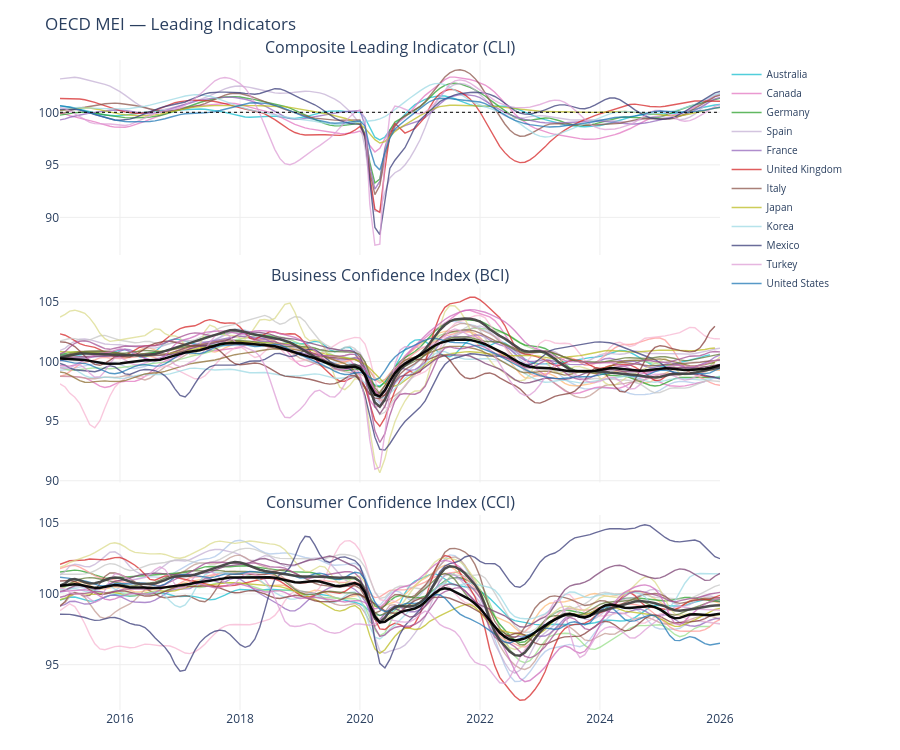

Notebook code cell kept with this figure:
### Code cell
# ── B3 · Chart — Leading Indicators ──────────────────────────────────────────
def _line_kw(country):
    is_agg = country in AGGREGATES
    return dict(
        line=dict(color=COUNTRY_COLORS.get(country, "#aaaaaa"),
                  width=2.5 if is_agg else 1.4),
        opacity=0.95 if is_agg else 0.75,
    )

leading_fig = make_subplots(
    rows=3, cols=1, shared_xaxes=True, vertical_spacing=0.05,
    subplot_titles=["Composite Leading Indicator (CLI)",
                    "Business Confidence Index (BCI)",
                    "Consumer Confidence Index (CCI)"],
)

for row, (df_w, label) in enumerate([
        (cli_smooth if not cli_smooth.empty else cli_wide, "CLI"),
        (bci_smooth if not bci_smooth.empty else bci_wide, "BCI"),
        (cci_smooth if not cci_smooth.empty else cci_wide, "CCI")], start=1):
    if df_w.empty:
        continue
    cols_sorted = sorted(df_w.columns, key=lambda c: (c in AGGREGATES, c))
    for country in cols_sorted:
        s = df_w[country].dropna()
        if s.empty:
            continue
        name = COUNTRY_LABELS.get(country, country)
        leading_fig.add_trace(
            go.Scatter(x=s.index, y=s.values, name=name,
                       legendgroup=name, showlegend=(row == 1),
                       hovertemplate=f"<b>{name}</b><br>%{{x|%Y-%m}}: %{{y:.2f}}<extra></extra>",
                       **_line_kw(country)),
            row=row, col=1)
    if row == 1:
        leading_fig.add_hline(y=100, line_dash="dot", line_color="black",
                               line_width=1, row=row, col=1)

leading_fig.update_layout(
    title="OECD MEI — Leading Indicators", height=750,
    legend=dict(orientation="v", x=1.01, y=1, font=dict(size=10), tracegroupgap=0),
    hovermode="x unified", template="plotly_white",
    margin=dict(l=60, r=180, t=60, b=40))
leading_fig.update_xaxes(showgrid=True, gridcolor="#eeeeee")
leading_fig.update_yaxes(showgrid=True, gridcolor="#eeeeee")

leading_fig.show()
print("✅ B3 · Leading Indicators chart rendered")

### Figure 1 — Plotly figure (JSON) as saved in the notebook; plotly's stock layout.template omitted (floating-point values rounded to 4 significant figures; data arrays with more than 128 entries replaced by an {"elided": "..."} marker saying what was removed)
{"data": [{"hovertemplate": "<b>Australia</b><br>%{x|%Y-%m}: %{y:.2f}<extra></extra>", "legendgroup": "Australia", "line": {"color": "#17becf", "width": 1.4}, "name": "Australia", "opacity": 0.75, "showlegend": true, "type": "scatter", "x": {"elided": "133 str values"}, "xaxis": "x", "y": {"elided": "133 float values"}, "yaxis": "y"}, {"hovertemplate": "<b>Canada</b><br>%{x|%Y-%m}: %{y:.2f}<extra></extra>", "legendgroup": "Canada", "line": {"color": "#e377c2", "width": 1.4}, "name": "Canada", "opacity": 0.75, "showlegend": true, "type": "scatter", "x": {"elided": "133 str values"}, "xaxis": "x", "y": {"elided": "133 float values"}, "yaxis": "y"}, {"hovertemplate": "<b>Germany</b><br>%{x|%Y-%m}: %{y:.2f}<extra></extra>", "legendgroup": "Germany", "line": {"color": "#2ca02c", "width": 1.4}, "name": "Germany", "opacity": 0.75, "showlegend": true, "type": "scatter", "x": {"elided": "133 str values"}, "xaxis": "x", "y": {"elided": "133 float values"}, "yaxis": "y"}, {"hovertemplate": "<b>Spain</b><br>%{x|%Y-%m}: %{y:.2f}<extra></extra>", "legendgroup": "Spain", "line": {"color": "#c5b0d5", "width": 1.4}, "name": "Spain", "opacity": 0.75, "showlegend": true, "type": "scatter", "x": {"elided": "133 str values"}, "xaxis": "x", "y": {"elided": "133 float values"}, "yaxis": "y"}, {"hovertemplate": "<b>France</b><br>%{x|%Y-%m}: %{y:.2f}<extra></extra>", "legendgroup": "France", "line": {"color": "#9467bd", "width": 1.4}, "name": "France", "opacity": 0.75, "showlegend": true, "type": "scatter", "x": {"elided": "133 str values"}, "xaxis": "x", "y": {"elided": "133 float values"}, "yaxis": "y"}, {"hovertemplate": "<b>United Kingdom</b><br>%{x|%Y-%m}: %{y:.2f}<extra></extra>", "legendgroup": "United Kingdom", "line": {"color": "#d62728", "width": 1.4}, "name": "United Kingdom", "opacity": 0.75, "showlegend": true, "type": "scatter", "x": {"elided": "133 str values"}, "xaxis": "x", "y": {"elided": "133 float values"}, "yaxis": "y"}, {"hovertemplate": "<b>Italy</b><br>%{x|%Y-%m}: %{y:.2f}<extra></extra>", "legendgroup": "Italy", "line": {"color": "#8c564b", "width": 1.4}, "name": "Italy", "opacity": 0.75, "showlegend": true, "type": "scatter", "x": {"elided": "133 str values"}, "xaxis": "x", "y": {"elided": "133 float values"}, "yaxis": "y"}, {"hovertemplate": "<b>Japan</b><br>%{x|%Y-%m}: %{y:.2f}<extra></extra>", "legendgroup": "Japan", "line": {"color": "#bcbd22", "width": 1.4}, "name": "Japan", "opacity": 0.75, "showlegend": true, "type": "scatter", "x": {"elided": "133 str values"}, "xaxis": "x", "y": {"elided": "133 float values"}, "yaxis": "y"}, {"hovertemplate": "<b>Korea</b><br>%{x|%Y-%m}: %{y:.2f}<extra></extra>", "legendgroup": "Korea", "line": {"color": "#9edae5", "width": 1.4}, "name": "Korea", "opacity": 0.75, "showlegend": true, "type": "scatter", "x": {"elided": "133 str values"}, "xaxis": "x", "y": {"elided": "133 float values"}, "yaxis": "y"}, {"hovertemplate": "<b>Mexico</b><br>%{x|%Y-%m}: %{y:.2f}<extra></extra>", "legendgroup": "Mexico", "line": {"color": "#393b79", "width": 1.4}, "name": "Mexico", "opacity": 0.75, "showlegend": true, "type": "scatter", "x": {"elided": "133 str values"}, "xaxis": "x", "y": {"elided": "133 float values"}, "yaxis": "y"}, {"hovertemplate": "<b>Turkey</b><br>%{x|%Y-%m}: %{y:.2f}<extra></extra>", "legendgroup": "Turkey", "line": {"color": "#de9ed6", "width": 1.4}, "name": "Turkey", "opacity": 0.75, "showlegend": true, "type": "scatter", "x": {"elided": "133 str values"}, "xaxis": "x", "y": {"elided": "133 float values"}, "yaxis": "y"}, {"hovertemplate": "<b>United States</b><br>%{x|%Y-%m}: %{y:.2f}<extra></extra>", "legendgroup": "United States", "line": {"color": "#1f77b4", "width": 1.4}, "name": "United States", "opacity": 0.75, "showlegend": true, "type": "scatter", "x": {"elided": "133 str values"}, "xaxis": "x", "y": {"elided": "133 float values"}, "yaxis": "y"}, {"hovertemplate": "<b>Australia</b><br>%{x|%Y-%m}: %{y:.2f}<extra></extra>", "legendgroup": "Australia", "line": {"color": "#17becf", "width": 1.4}, "name": "Australia", "opacity": 0.75, "showlegend": false, "type": "scatter", "x": {"elided": "131 str values"}, "xaxis": "x2", "y": {"elided": "131 float values"}, "yaxis": "y2"}, {"hovertemplate": "<b>Austria</b><br>%{x|%Y-%m}: %{y:.2f}<extra></extra>", "legendgroup": "Austria", "line": {"color": "#aec7e8", "width": 1.4}, "name": "Austria", "opacity": 0.75, "showlegend": false, "type": "scatter", "x": {"elided": "133 str values"}, "xaxis": "x2", "y": {"elided": "133 float values"}, "yaxis": "y2"}, {"hovertemplate": "<b>Belgium</b><br>%{x|%Y-%m}: %{y:.2f}<extra></extra>", "legendgroup": "Belgium", "line": {"color": "#ffbb78", "width": 1.4}, "name": "Belgium", "opacity": 0.75, "showlegend": false, "type": "scatter", "x": {"elided": "133 str values"}, "xaxis": "x2", "y": {"elided": "133 float values"}, "yaxis": "y2"}, {"hovertemplate": "<b>Canada</b><br>%{x|%Y-%m}: %{y:.2f}<extra></extra>", "legendgroup": "Canada", "line": {"color": "#e377c2", "width": 1.4}, "name": "Canada", "opacity": 0.75, "showlegend": false, "type": "scatter", "x": {"elided": "130 str values"}, "xaxis": "x2", "y": {"elided": "130 float values"}, "yaxis": "y2"}, {"hovertemplate": "<b>Switzerland</b><br>%{x|%Y-%m}: %{y:.2f}<extra></extra>", "legendgroup": "Switzerland", "line": {"color": "#98df8a", "width": 1.4}, "name": "Switzerland", "opacity": 0.75, "showlegend": false, "type": "scatter", "x": {"elided": "133 str values"}, "xaxis": "x2", "y": {"elided": "133 float values"}, "yaxis": "y2"}, {"hovertemplate": "<b>Germany</b><br>%{x|%Y-%m}: %{y:.2f}<extra></extra>", "legendgroup": "Germany", "line": {"color": "#2ca02c", "width": 1.4}, "name": "Germany", "opacity": 0.75, "showlegend": false, "type": "scatter", "x": {"elided": "133 str values"}, "xaxis": "x2", "y": {"elided": "133 float values"}, "yaxis": "y2"}, {"hovertemplate": "<b>Denmark</b><br>%{x|%Y-%m}: %{y:.2f}<extra></extra>", "legendgroup": "Denmark", "line": {"color": "#ff9896", "width": 1.4}, "name": "Denmark", "opacity": 0.75, "showlegend": false, "type": "scatter", "x": {"elided": "133 str values"}, "xaxis": "x2", "y": {"elided": "133 float values"}, "yaxis": "y2"}, {"hovertemplate": "<b>Spain</b><br>%{x|%Y-%m}: %{y:.2f}<extra></extra>", "legendgroup": "Spain", "line": {"color": "#c5b0d5", "width": 1.4}, "name": "Spain", "opacity": 0.75, "showlegend": false, "type": "scatter", "x": {"elided": "133 str values"}, "xaxis": "x2", "y": {"elided": "133 float values"}, "yaxis": "y2"}, {"hovertemplate": "<b>Finland</b><br>%{x|%Y-%m}: %{y:.2f}<extra></extra>", "legendgroup": "Finland", "line": {"color": "#c49c94", "width": 1.4}, "name": "Finland", "opacity": 0.75, "showlegend": false, "type": "scatter", "x": {"elided": "133 str values"}, "xaxis": "x2", "y": {"elided": "133 float values"}, "yaxis": "y2"}, {"hovertemplate": "<b>France</b><br>%{x|%Y-%m}: %{y:.2f}<extra></extra>", "legendgroup": "France", "line": {"color": "#9467bd", "width": 1.4}, "name": "France", "opacity": 0.75, "showlegend": false, "type": "scatter", "x": {"elided": "133 str values"}, "xaxis": "x2", "y": {"elided": "133 float values"}, "yaxis": "y2"}, {"hovertemplate": "<b>United Kingdom</b><br>%{x|%Y-%m}: %{y:.2f}<extra></extra>", "legendgroup": "United Kingdom", "line": {"color": "#d62728", "width": 1.4}, "name": "United Kingdom", "opacity": 0.75, "showlegend": false, "type": "scatter", "x": {"elided": "132 str values"}, "xaxis": "x2", "y": {"elided": "132 float values"}, "yaxis": "y2"}, {"hovertemplate": "<b>Greece</b><br>%{x|%Y-%m}: %{y:.2f}<extra></extra>", "legendgroup": "Greece", "line": {"color": "#f7b6d2", "width": 1.4}, "name": "Greece", "opacity": 0.75, "showlegend": false, "type": "scatter", "x": {"elided": "133 str values"}, "xaxis": "x2", "y": {"elided": "133 float values"}, "yaxis": "y2"}, {"hovertemplate": "<b>Hungary</b><br>%{x|%Y-%m}: %{y:.2f}<extra></extra>", "legendgroup": "Hungary", "line": {"color": "#c7c7c7", "width": 1.4}, "name": "Hungary", "opacity": 0.75, "showlegend": false, "type": "scatter", "x": {"elided": "133 str values"}, "xaxis": "x2", "y": {"elided": "133 float values"}, "yaxis": "y2"}, {"hovertemplate": "<b>Ireland</b><br>%{x|%Y-%m}: %{y:.2f}<extra></extra>", "legendgroup": "Ireland", "line": {"color": "#dbdb8d", "width": 1.4}, "name": "Ireland", "opacity": 0.75, "showlegend": false, "type": "scatter", "x": {"elided": "133 str values"}, "xaxis": "x2", "y": {"elided": "133 float values"}, "yaxis": "y2"}, {"hovertemplate": "<b>Italy</b><br>%{x|%Y-%m}: %{y:.2f}<extra></extra>", "legendgroup": "Italy", "line": {"color": "#8c564b", "width": 1.4}, "name": "Italy", "opacity": 0.75, "showlegend": false, "type": "scatter", "x": {"elided": "133 str values"}, "xaxis": "x2", "y": {"elided": "133 float values"}, "yaxis": "y2"}, {"hovertemplate": "<b>Japan</b><br>%{x|%Y-%m}: %{y:.2f}<extra></extra>", "legendgroup": "Japan", "line": {"color": "#bcbd22", "width": 1.4}, "name": "Japan", "opacity": 0.75, "showlegend": false, "type": "scatter", "x": {"elided": "132 str values"}, "xaxis": "x2", "y": {"elided": "132 float values"}, "yaxis": "y2"}, {"hovertemplate": "<b>Korea</b><br>%{x|%Y-%m}: %{y:.2f}<extra></extra>", "legendgroup": "Korea", "line": {"color": "#9edae5", "width": 1.4}, "name": "Korea", "opacity": 0.75, "showlegend": false, "type": "scatter", "x": {"elided": "133 str values"}, "xaxis": "x2", "y": {"elided": "133 float values"}, "yaxis": "y2"}, {"hovertemplate": "<b>Mexico</b><br>%{x|%Y-%m}: %{y:.2f}<extra></extra>", "legendgroup": "Mexico", "line": {"color": "#393b79", "width": 1.4}, "name": "Mexico", "opacity": 0.75, "showlegend": false, "type": "scatter", "x": {"elided": "133 str values"}, "xaxis": "x2", "y": {"elided": "133 float values"}, "yaxis": "y2"}, {"hovertemplate": "<b>Netherlands</b><br>%{x|%Y-%m}: %{y:.2f}<extra></extra>", "legendgroup": "Netherlands", "line": {"color": "#637939", "width": 1.4}, "name": "Netherlands", "opacity": 0.75, "showlegend": false, "type": "scatter", "x": {"elided": "133 str values"}, "xaxis": "x2", "y": {"elided": "133 float values"}, "yaxis": "y2"}, {"hovertemplate": "<b>Norway</b><br>%{x|%Y-%m}: %{y:.2f}<extra></extra>", "legendgroup": "Norway", "line": {"color": "#8c6d31", "width": 1.4}, "name": "Norway", "opacity": 0.75, "showlegend": false, "type": "scatter", "x": {"elided": "132 str values"}, "xaxis": "x2", "y": {"elided": "132 float values"}, "yaxis": "y2"}, {"hovertemplate": "<b>New Zealand</b><br>%{x|%Y-%m}: %{y:.2f}<extra></extra>", "legendgroup": "New Zealand", "line": {"color": "#843c39", "width": 1.4}, "name": "New Zealand", "opacity": 0.75, "showlegend": false, "type": "scatter", "x": {"elided": "132 str values"}, "xaxis": "x2", "y": {"elided": "132 float values"}, "yaxis": "y2"}, {"hovertemplate": "<b>Poland</b><br>%{x|%Y-%m}: %{y:.2f}<extra></extra>", "legendgroup": "Poland", "line": {"color": "#7b4173", "width": 1.4}, "name": "Poland", "opacity": 0.75, "showlegend": false, "type": "scatter", "x": {"elided": "133 str values"}, "xaxis": "x2", "y": {"elided": "133 float values"}, "yaxis": "y2"}, {"hovertemplate": "<b>Portugal</b><br>%{x|%Y-%m}: %{y:.2f}<extra></extra>", "legendgroup": "Portugal", "line": {"color": "#a55194", "width": 1.4}, "name": "Portugal", "opacity": 0.75, "showlegend": false, "type": "scatter", "x": {"elided": "133 str values"}, "xaxis": "x2", "y": {"elided": "133 float values"}, "yaxis": "y2"}, {"hovertemplate": "<b>Sweden</b><br>%{x|%Y-%m}: %{y:.2f}<extra></extra>", "legendgroup": "Sweden", "line": {"color": "#ce6dbd", "width": 1.4}, "name": "Sweden", "opacity": 0.75, "showlegend": false, "type": "scatter", "x": {"elided": "133 str values"}, "xaxis": "x2", "y": {"elided": "133 float values"}, "yaxis": "y2"}, {"hovertemplate": "<b>Turkey</b><br>%{x|%Y-%m}: %{y:.2f}<extra></extra>", "legendgroup": "Turkey", "line": {"color": "#de9ed6", "width": 1.4}, "name": "Turkey", "opacity": 0.75, "showlegend": false, "type": "scatter", "x": {"elided": "133 str values"}, "xaxis": "x2", "y": {"elided": "133 float values"}, "yaxis": "y2"}, {"hovertemplate": "<b>United States</b><br>%{x|%Y-%m}: %{y:.2f}<extra></extra>", "legendgroup": "United States", "line": {"color": "#1f77b4", "width": 1.4}, "name": "United States", "opacity": 0.75, "showlegend": false, "type": "scatter", "x": {"elided": "133 str values"}, "xaxis": "x2", "y": {"elided": "133 float values"}, "yaxis": "y2"}, {"hovertemplate": "<b>Euro Area (19)</b><br>%{x|%Y-%m}: %{y:.2f}<extra></extra>", "legendgroup": "Euro Area (19)", "line": {"color": "#444444", "width": 2.5}, "name": "Euro Area (19)", "opacity": 0.95, "showlegend": false, "type": "scatter", "x": {"elided": "133 str values"}, "xaxis": "x2", "y": {"elided": "133 float values"}, "yaxis": "y2"}, {"hovertemplate": "<b>OECD Total</b><br>%{x|%Y-%m}: %{y:.2f}<extra></extra>", "legendgroup": "OECD Total", "line": {"color": "#000000", "width": 2.5}, "name": "OECD Total", "opacity": 0.95, "showlegend": false, "type": "scatter", "x": {"elided": "133 str values"}, "xaxis": "x2", "y": {"elided": "133 float values"}, "yaxis": "y2"}, {"hovertemplate": "<b>Australia</b><br>%{x|%Y-%m}: %{y:.2f}<extra></extra>", "legendgroup": "Australia", "line": {"color": "#17becf", "width": 1.4}, "name": "Australia", "opacity": 0.75, "showlegend": false, "type": "scatter", "x": {"elided": "133 str values"}, "xaxis": "x3", "y": {"elided": "133 float values"}, "yaxis": "y3"}, {"hovertemplate": "<b>Austria</b><br>%{x|%Y-%m}: %{y:.2f}<extra></extra>", "legendgroup": "Austria", "line": {"color": "#aec7e8", "width": 1.4}, "name": "Austria", "opacity": 0.75, "showlegend": false, "type": "scatter", "x": {"elided": "133 str values"}, "xaxis": "x3", "y": {"elided": "133 float values"}, "yaxis": "y3"}, {"hovertemplate": "<b>Belgium</b><br>%{x|%Y-%m}: %{y:.2f}<extra></extra>", "legendgroup": "Belgium", "line": {"color": "#ffbb78", "width": 1.4}, "name": "Belgium", "opacity": 0.75, "showlegend": false, "type": "scatter", "x": {"elided": "133 str values"}, "xaxis": "x3", "y": {"elided": "133 float values"}, "yaxis": "y3"}, {"hovertemplate": "<b>Switzerland</b><br>%{x|%Y-%m}: %{y:.2f}<extra></extra>", "legendgroup": "Switzerland", "line": {"color": "#98df8a", "width": 1.4}, "name": "Switzerland", "opacity": 0.75, "showlegend": false, "type": "scatter", "x": {"elided": "131 str values"}, "xaxis": "x3", "y": {"elided": "131 float values"}, "yaxis": "y3"}, {"hovertemplate": "<b>Germany</b><br>%{x|%Y-%m}: %{y:.2f}<extra></extra>", "legendgroup": "Germany", "line": {"color": "#2ca02c", "width": 1.4}, "name": "Germany", "opacity": 0.75, "showlegend": false, "type": "scatter", "x": {"elided": "133 str values"}, "xaxis": "x3", "y": {"elided": "133 float values"}, "yaxis": "y3"}, {"hovertemplate": "<b>Denmark</b><br>%{x|%Y-%m}: %{y:.2f}<extra></extra>", "legendgroup": "Denmark", "line": {"color": "#ff9896", "width": 1.4}, "name": "Denmark", "opacity": 0.75, "showlegend": false, "type": "scatter", "x": {"elided": "133 str values"}, "xaxis": "x3", "y": {"elided": "133 float values"}, "yaxis": "y3"}, {"hovertemplate": "<b>Spain</b><br>%{x|%Y-%m}: %{y:.2f}<extra></extra>", "legendgroup": "Spain", "line": {"color": "#c5b0d5", "width": 1.4}, "name": "Spain", "opacity": 0.75, "showlegend": false, "type": "scatter", "x": {"elided": "133 str values"}, "xaxis": "x3", "y": {"elided": "133 float values"}, "yaxis": "y3"}, {"hovertemplate": "<b>Finland</b><br>%{x|%Y-%m}: %{y:.2f}<extra></extra>", "legendgroup": "Finland", "line": {"color": "#c49c94", "width": 1.4}, "name": "Finland", "opacity": 0.75, "showlegend": false, "type": "scatter", "x": {"elided": "133 str values"}, "xaxis": "x3", "y": {"elided": "133 float values"}, "yaxis": "y3"}, {"hovertemplate": "<b>France</b><br>%{x|%Y-%m}: %{y:.2f}<extra></extra>", "legendgroup": "France", "line": {"color": "#9467bd", "width": 1.4}, "name": "France", "opacity": 0.75, "showlegend": false, "type": "scatter", "x": {"elided": "133 str values"}, "xaxis": "x3", "y": {"elided": "133 float values"}, "yaxis": "y3"}, {"hovertemplate": "<b>United Kingdom</b><br>%{x|%Y-%m}: %{y:.2f}<extra></extra>", "legendgroup": "United Kingdom", "line": {"color": "#d62728", "width": 1.4}, "name": "United Kingdom", "opacity": 0.75, "showlegend": false, "type": "scatter", "x": {"elided": "133 str values"}, "xaxis": "x3", "y": {"elided": "133 float values"}, "yaxis": "y3"}, {"hovertemplate": "<b>Greece</b><br>%{x|%Y-%m}: %{y:.2f}<extra></extra>", "legendgroup": "Greece", "line": {"color": "#f7b6d2", "width": 1.4}, "name": "Greece", "opacity": 0.75, "showlegend": false, "type": "scatter", "x": {"elided": "133 str values"}, "xaxis": "x3", "y": {"elided": "133 float values"}, "yaxis": "y3"}, {"hovertemplate": "<b>Hungary</b><br>%{x|%Y-%m}: %{y:.2f}<extra></extra>", "legendgroup": "Hungary", "line": {"color": "#c7c7c7", "width": 1.4}, "name": "Hungary", "opacity": 0.75, "showlegend": false, "type": "scatter", "x": {"elided": "133 str values"}, "xaxis": "x3", "y": {"elided": "133 float values"}, "yaxis": "y3"}, {"hovertemplate": "<b>Ireland</b><br>%{x|%Y-%m}: %{y:.2f}<extra></extra>", "legendgroup": "Ireland", "line": {"color": "#dbdb8d", "width": 1.4}, "name": "Ireland", "opacity": 0.75, "showlegend": false, "type": "scatter", "x": {"elided": "133 str values"}, "xaxis": "x3", "y": {"elided": "133 float values"}, "yaxis": "y3"}, {"hovertemplate": "<b>Italy</b><br>%{x|%Y-%m}: %{y:.2f}<extra></extra>", "legendgroup": "Italy", "line": {"color": "#8c564b", "width": 1.4}, "name": "Italy", "opacity": 0.75, "showlegend": false, "type": "scatter", "x": {"elided": "133 str values"}, "xaxis": "x3", "y": {"elided": "133 float values"}, "yaxis": "y3"}, {"hovertemplate": "<b>Japan</b><br>%{x|%Y-%m}: %{y:.2f}<extra></extra>", "legendgroup": "Japan", "line": {"color": "#bcbd22", "width": 1.4}, "name": "Japan", "opacity": 0.75, "showlegend": false, "type": "scatter", "x": {"elided": "133 str values"}, "xaxis": "x3", "y": {"elided": "133 float values"}, "yaxis": "y3"}, {"hovertemplate": "<b>Korea</b><br>%{x|%Y-%m}: %{y:.2f}<extra></extra>", "legendgroup": "Korea", "line": {"color": "#9edae5", "width": 1.4}, "name": "Korea", "opacity": 0.75, "showlegend": false, "type": "scatter", "x": {"elided": "133 str values"}, "xaxis": "x3", "y": {"elided": "133 float values"}, "yaxis": "y3"}, {"hovertemplate": "<b>Mexico</b><br>%{x|%Y-%m}: %{y:.2f}<extra></extra>", "legendgroup": "Mexico", "line": {"color": "#393b79", "width": 1.4}, "name": "Mexico", "opacity": 0.75, "showlegend": false, "type": "scatter", "x": {"elided": "133 str values"}, "xaxis": "x3", "y": {"elided": "133 float values"}, "yaxis": "y3"}, {"hovertemplate": "<b>Netherlands</b><br>%{x|%Y-%m}: %{y:.2f}<extra></extra>", "legendgroup": "Netherlands", "line": {"color": "#637939", "width": 1.4}, "name": "Netherlands", "opacity": 0.75, "showlegend": false, "type": "scatter", "x": {"elided": "133 str values"}, "xaxis": "x3", "y": {"elided": "133 float values"}, "yaxis": "y3"}, {"hovertemplate": "<b>New Zealand</b><br>%{x|%Y-%m}: %{y:.2f}<extra></extra>", "legendgroup": "New Zealand", "line": {"color": "#843c39", "width": 1.4}, "name": "New Zealand", "opacity": 0.75, "showlegend": false, "type": "scatter", "x": {"elided": "132 str values"}, "xaxis": "x3", "y": {"elided": "132 float values"}, "yaxis": "y3"}, {"hovertemplate": "<b>Poland</b><br>%{x|%Y-%m}: %{y:.2f}<extra></extra>", "legendgroup": "Poland", "line": {"color": "#7b4173", "width": 1.4}, "name": "Poland", "opacity": 0.75, "showlegend": false, "type": "scatter", "x": {"elided": "133 str values"}, "xaxis": "x3", "y": {"elided": "133 float values"}, "yaxis": "y3"}, {"hovertemplate": "<b>Portugal</b><br>%{x|%Y-%m}: %{y:.2f}<extra></extra>", "legendgroup": "Portugal", "line": {"color": "#a55194", "width": 1.4}, "name": "Portugal", "opacity": 0.75, "showlegend": false, "type": "scatter", "x": {"elided": "133 str values"}, "xaxis": "x3", "y": {"elided": "133 float values"}, "yaxis": "y3"}, {"hovertemplate": "<b>Sweden</b><br>%{x|%Y-%m}: %{y:.2f}<extra></extra>", "legendgroup": "Sweden", "line": {"color": "#ce6dbd", "width": 1.4}, "name": "Sweden", "opacity": 0.75, "showlegend": false, "type": "scatter", "x": {"elided": "133 str values"}, "xaxis": "x3", "y": {"elided": "133 float values"}, "yaxis": "y3"}, {"hovertemplate": "<b>Turkey</b><br>%{x|%Y-%m}: %{y:.2f}<extra></extra>", "legendgroup": "Turkey", "line": {"color": "#de9ed6", "width": 1.4}, "name": "Turkey", "opacity": 0.75, "showlegend": false, "type": "scatter", "x": {"elided": "133 str values"}, "xaxis": "x3", "y": {"elided": "133 float values"}, "yaxis": "y3"}, {"hovertemplate": "<b>United States</b><br>%{x|%Y-%m}: %{y:.2f}<extra></extra>", "legendgroup": "United States", "line": {"color": "#1f77b4", "width": 1.4}, "name": "United States", "opacity": 0.75, "showlegend": false, "type": "scatter", "x": {"elided": "133 str values"}, "xaxis": "x3", "y": {"elided": "133 float values"}, "yaxis": "y3"}, {"hovertemplate": "<b>Euro Area (19)</b><br>%{x|%Y-%m}: %{y:.2f}<extra></extra>", "legendgroup": "Euro Area (19)", "line": {"color": "#444444", "width": 2.5}, "name": "Euro Area (19)", "opacity": 0.95, "showlegend": false, "type": "scatter", "x": {"elided": "133 str values"}, "xaxis": "x3", "y": {"elided": "133 float values"}, "yaxis": "y3"}, {"hovertemplate": "<b>OECD Total</b><br>%{x|%Y-%m}: %{y:.2f}<extra></extra>", "legendgroup": "OECD Total", "line": {"color": "#000000", "width": 2.5}, "name": "OECD Total", "opacity": 0.95, "showlegend": false, "type": "scatter", "x": {"elided": "133 str values"}, "xaxis": "x3", "y": {"elided": "133 float values"}, "yaxis": "y3"}], "layout": {"annotations": [{"font": {"size": 16}, "showarrow": false, "text": "Composite Leading Indicator (CLI)", "x": 0.5, "xanchor": "center", "xref": "paper", "y": 1, "yanchor": "bottom", "yref": "paper"}, {"font": {"size": 16}, "showarrow": false, "text": "Business Confidence Index (BCI)", "x": 0.5, "xanchor": "center", "xref": "paper", "y": 0.65, "yanchor": "bottom", "yref": "paper"}, {"font": {"size": 16}, "showarrow": false, "text": "Consumer Confidence Index (CCI)", "x": 0.5, "xanchor": "center", "xref": "paper", "y": 0.3, "yanchor": "bottom", "yref": "paper"}], "height": 750, "hovermode": "x unified", "legend": {"font": {"size": 10}, "orientation": "v", "tracegroupgap": 0, "x": 1.01, "y": 1}, "margin": {"b": 40, "l": 60, "r": 180, "t": 60}, "shapes": [{"line": {"color": "black", "dash": "dot", "width": 1}, "type": "line", "x0": 0, "x1": 1, "xref": "x domain", "y0": 100, "y1": 100, "yref": "y"}], "title": {"text": "OECD MEI — Leading Indicators"}, "xaxis": {"anchor": "y", "domain": [0, 1], "gridcolor": "#eeeeee", "matches": "x3", "showgrid": true, "showticklabels": false}, "xaxis2": {"anchor": "y2", "domain": [0, 1], "gridcolor": "#eeeeee", "matches": "x3", "showgrid": true, "showticklabels": false}, "xaxis3": {"anchor": "y3", "domain": [0, 1], "gridcolor": "#eeeeee", "showgrid": true}, "yaxis": {"anchor": "x", "domain": [0.7, 1], "gridcolor": "#eeeeee", "showgrid": true}, "yaxis2": {"anchor": "x2", "domain": [0.35, 0.65], "gridcolor": "#eeeeee", "showgrid": true}, "yaxis3": {"anchor": "x3", "domain": [0, 0.3], "gridcolor": "#eeeeee", "showgrid": true}}}
